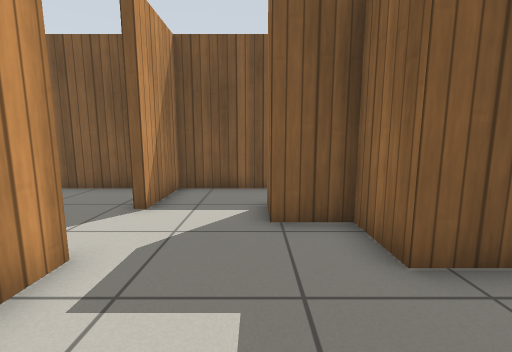
[1] (above)

17 first-person views from a walk through a world built for the Gazebo simulator. The camera is 0.83 m above the floor, tilts 8° down and sees 90° across. The floor is counted in squares, 0.5 m on a side. Each view is taken from the middle of a square. On the plan, view 1 faces up. The plan holds only what a view shows up to about 14 squares ahead; the rest is blank. Simple patterns stand in for the simulator's built-in surfaces.

[2]
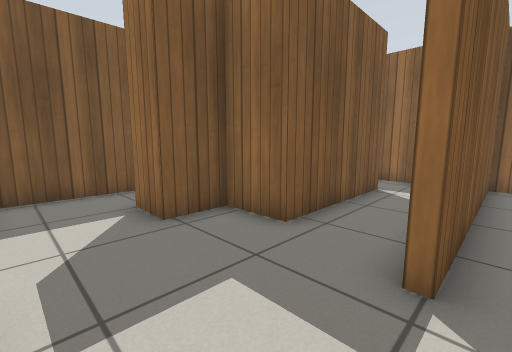

[3]
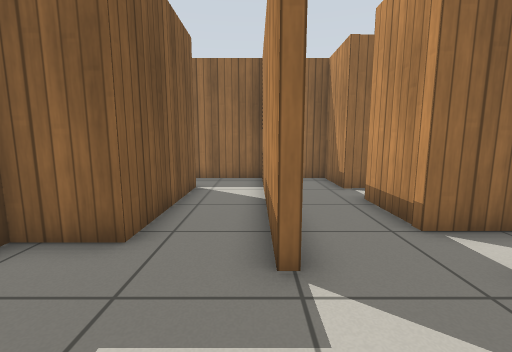

[4]
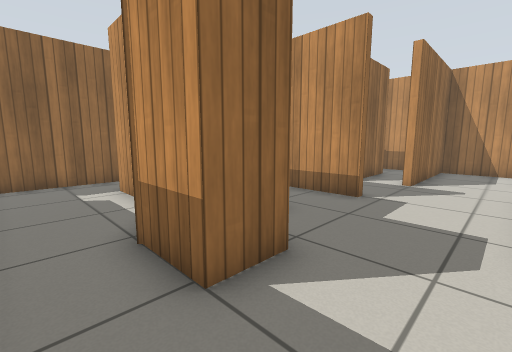

[5]
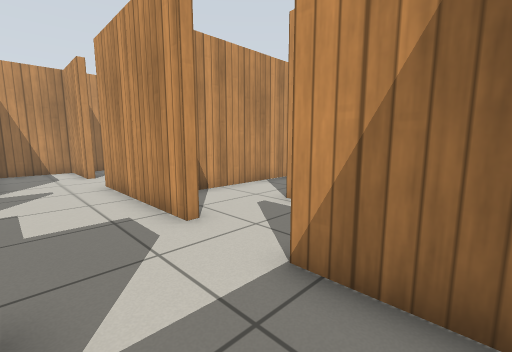

[6]
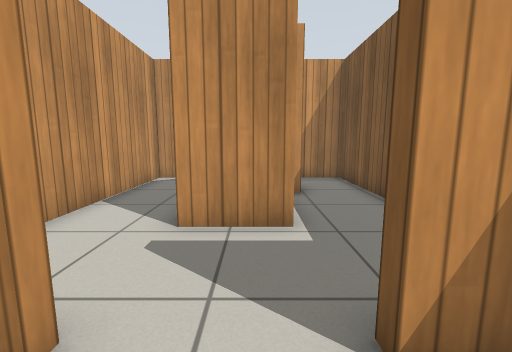

[7]
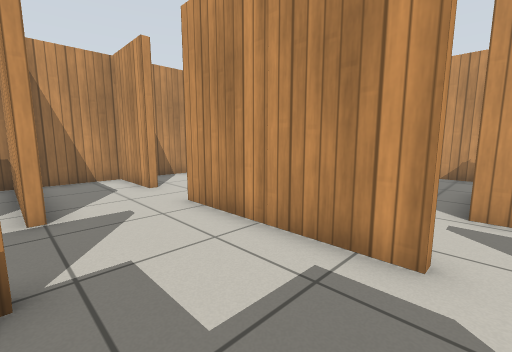

[8]
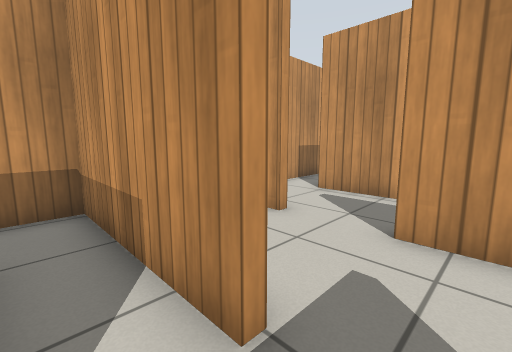

[9]
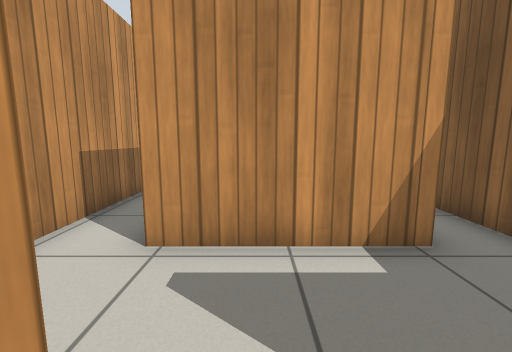

[10]
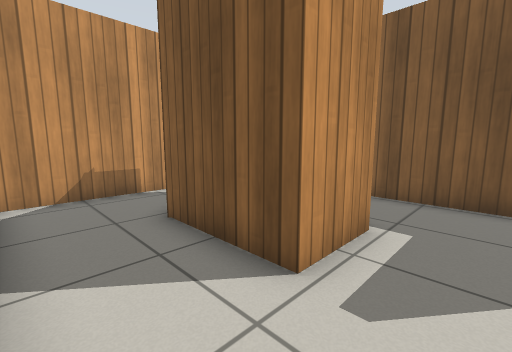

[11]
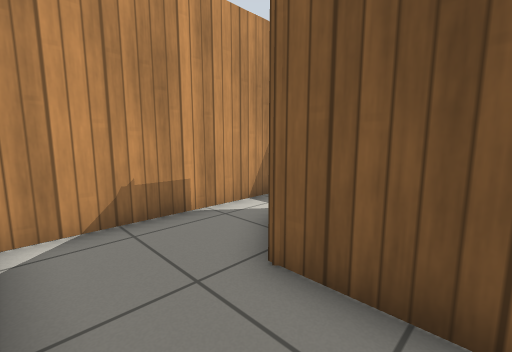

[12]
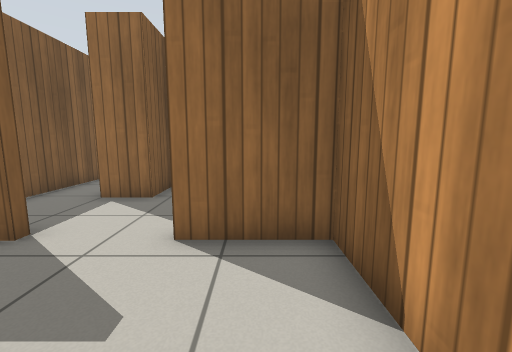

[13]
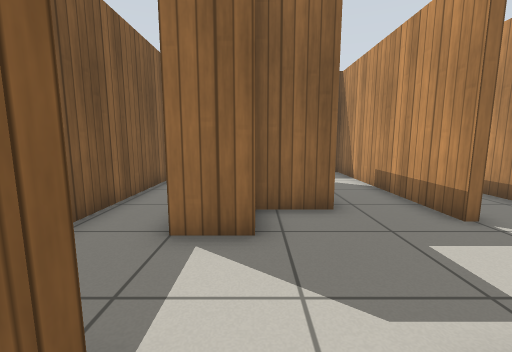

[14]
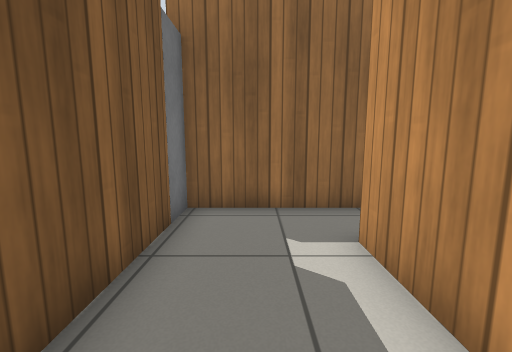

[15]
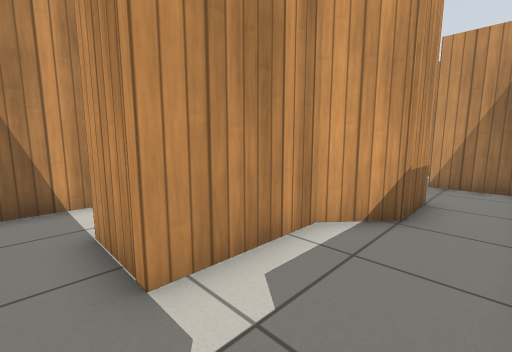

[16]
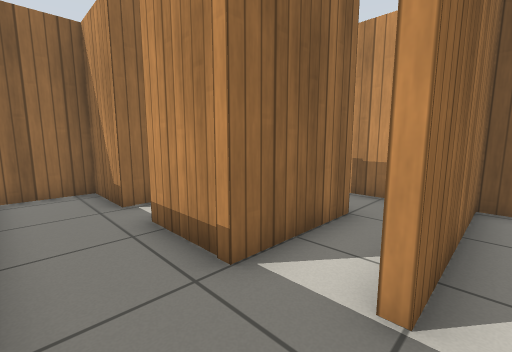

[17]
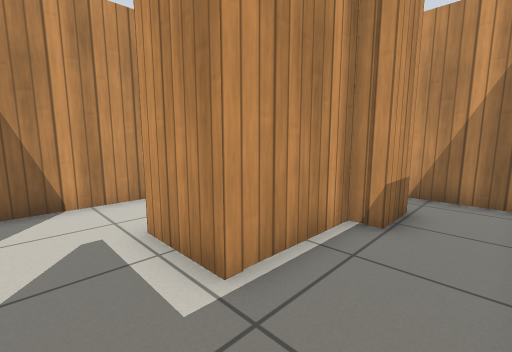

### Floor plan
Ten units are one square. View 1 is at (0, 0); x grows to the right and y downward. Boxes are objects, and circles mark ways between rooms. Rooms are numbered by the first view taken in them; rooms with no view inside come last. Other rooms are left out.
<svg viewBox="-128 -93 224 175">
<path fill="none" stroke="#000" d="M10 -7 91 -7 91 -56M70 -53 70 -31 20 -31M-26 -34 -26 5M20 -31 20 -50 3 -50 3 -65 22 -65 36 -53 70 -53M80 -87 -26 -87 -26 -60M91 -56 91 -88M67 21 91 21 91 -4 10 -4M25 21 51 21M-26 48 -26 77 5 77 5 24 8 24M-26 5 -26 24M-105 -65 -90 -65 -90 -57 -58 -57 -58 -35 -92 -35M-39 -87 -123 -87 -123 -7 -29 -7 -29 -34 -26 -34M-30 48 -26 48M-58 11 -58 45"/>
<circle cx="-5" cy="-30" r="3" fill="#2a7"/>
<circle cx="80" cy="-50" r="3" fill="#2a7"/>
<circle cx="-10" cy="0" r="3" fill="#2a7"/>
<circle cx="-30" cy="-50" r="3" fill="#2a7"/>
<circle cx="-30" cy="35" r="3" fill="#2a7"/>
<text x="30" y="-20">1</text>
<text x="20" y="-70">2</text>
<text x="50" y="10">3</text>
<text x="-10" y="40">4</text>
<text x="-80" y="-30">5</text>
<text x="-40" y="30">6</text>
</svg>
Room 1 opens to room 2. Room 1 opens to room 4. Room 2 opens to room 5. Room 4 opens to room 6.

Where each view was taken, in squares from view 1:
view 1: 0 up, 0 right, facing up
view 2: 0 up, 2 left, facing up-right
view 3: 1 up, 2 left, facing right
view 4: 8 up, 2 left, facing down-right
view 5: 8 up, 0 right, facing down-left
view 6: 5 up, 1 left, facing left
view 7: 4 up, 1 right, facing down-left
view 8: 1 down, 2 right, facing down-left
view 9: 4 down, 2 left, facing left
view 10: 1 up, 4 left, facing up-left
view 11: 1 up, 7 left, facing up-left
view 12: 2 up, 7 left, facing right
view 13: 5 up, 4 left, facing right
view 14: 7 up, 3 right, facing right
view 15: 8 up, 8 right, facing down-left
view 16: 0 up, 0 right, facing down-right
view 17: 8 up, 4 left, facing down-left
